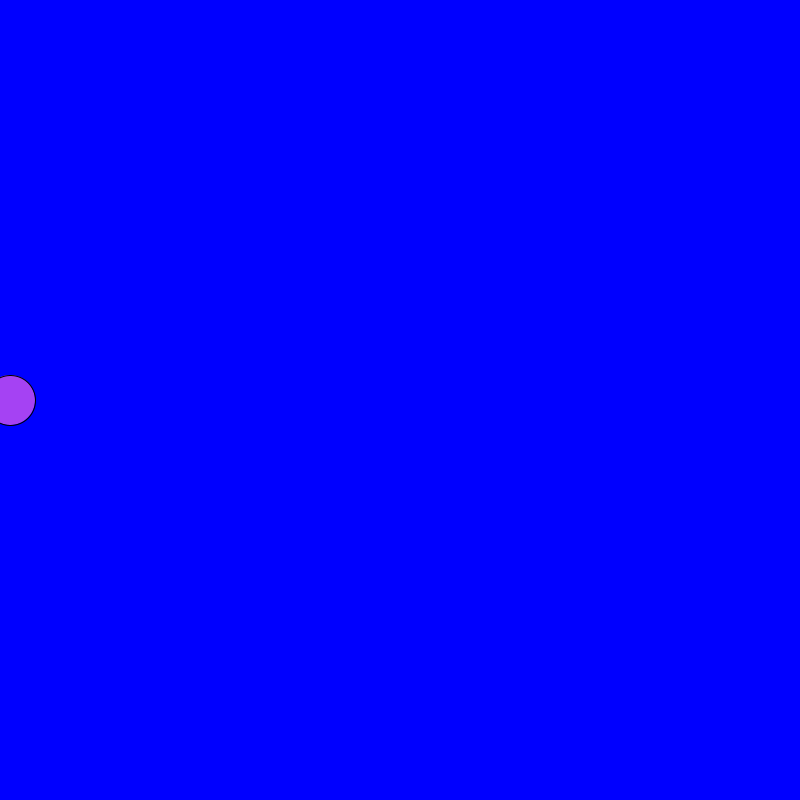
Frame 1 (no input)
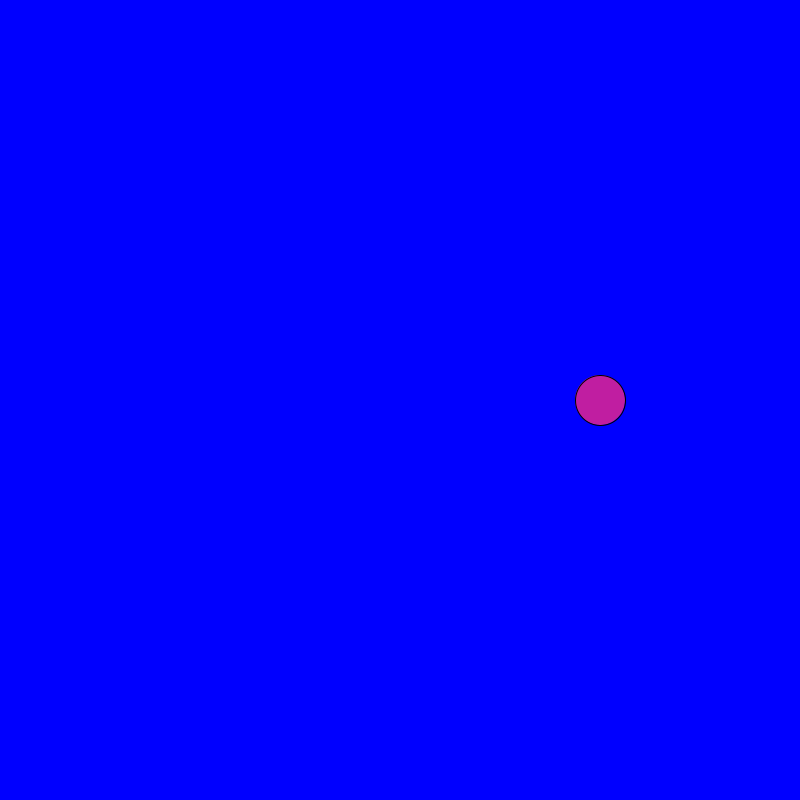
Frame 60 (the mouse pressed at the canvas centre just before this capture)
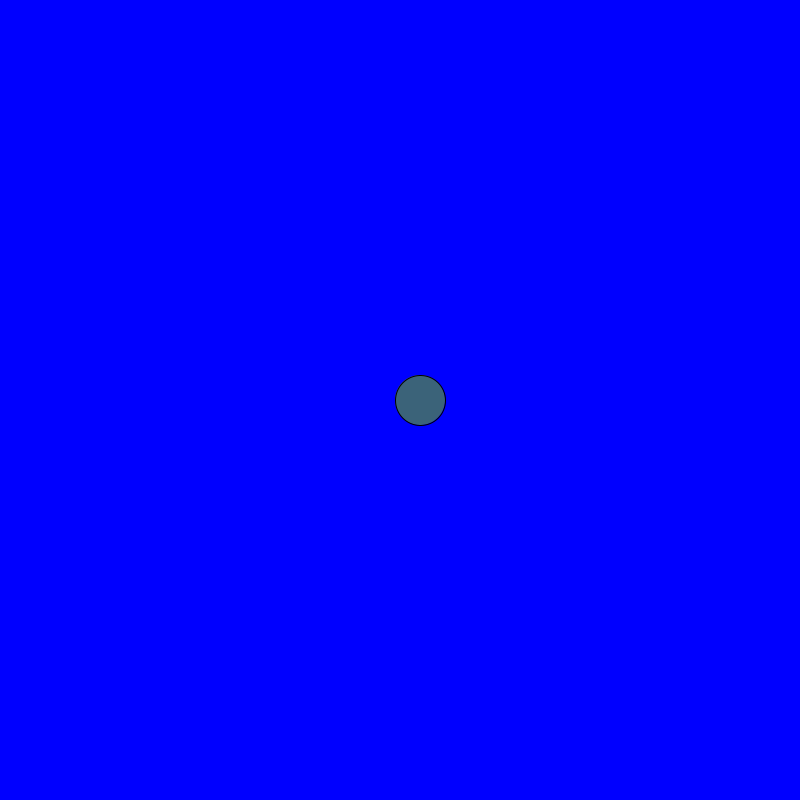
Frame 120 (the mouse held since frame 60 and released just before this capture)

The Processing sketch that drew these frames (run headless with seeded random() and noise(); from frame 60 on, the mouse is pressed at the canvas centre):

// Processing sketch: sketch_160725b
// ── sketch_160725b.pde
int xposition=10;
int speed=10;
void setup(){
 size(800, 800);
 background(0, 0, 255); 
}
void draw(){
  background(0, 0, 255);
  fill(random(256), random(256), random(256));
  ellipse(xposition, 400, 50, 50);
  xposition=xposition+speed;
  if(xposition>800){
    speed=speed*-1;
  }
}
